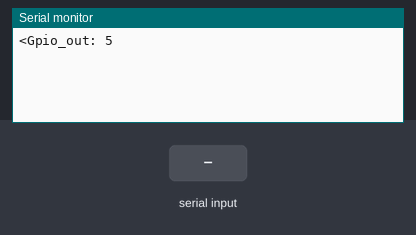
Simulated run of this program. Board: Arduino Mega 2560, built with avr-gcc and run on an emulated ATmega2560. Shown: the last lines printed to the serial monitor. Inputs (shaded band) come from the test bench.

Above: at 1.2 s.
1.3 s: "1" received over the second serial link
At 2.4 s:
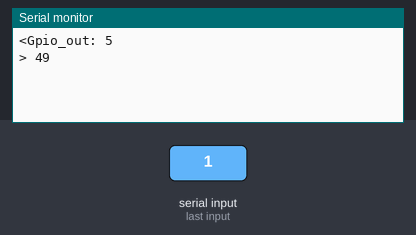
2.8 s: "0" received over the second serial link
At 3.9 s:
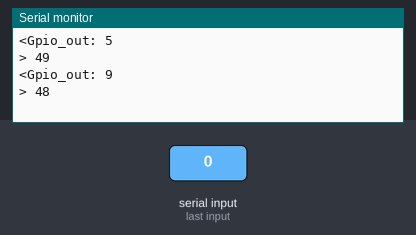
4.3 s: "2" received over the second serial link
At 6.7 s:
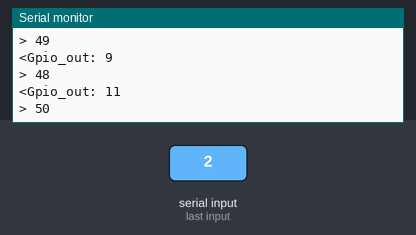
Timing chart, 0 to 8.2 s (numbered marks = the images above; inputs shaded):
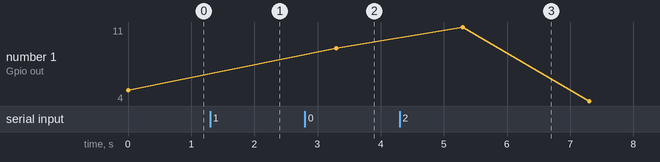

The program:

main.cpp
```cpp
#include <Arduino.h>

#define LNC_OP_GPIO_OUT  0

//Define output pins
const char gpio_out_pin1 = 2; //D4
const char gpio_out_pin2 = 4; //D2
const char gpio_out_pin3 = 5; //D1


void blinkLED(uint8_t pin,uint8_t state){
    uint8_t i = LNC_OP_GPIO_OUT;
    i = i << 4;//shift 4 bits to the left
    i = i + pin;
    i = i << 1;
    i = i + state;

    Serial.print("<Gpio_out: ");
    Serial.println(i);
    Serial2.write(i);
    Serial2.flush();

    while(!Serial2.available()){

    }

    uint8_t r = Serial2.read();
    Serial.print("> ");
    Serial.println(r);
}

void setup() {

    Serial.begin(115200);
    Serial2.begin(115200);

}

void loop() {

    blinkLED(gpio_out_pin1, 1);
    delay(2000);
    blinkLED(gpio_out_pin2, 1);
    delay(2000);
    blinkLED(gpio_out_pin3, 1);
    delay(2000);

    blinkLED(gpio_out_pin1, 0);
    delay(2000);
    blinkLED(gpio_out_pin2, 0);
    delay(2000);
    blinkLED(gpio_out_pin3, 0);
    delay(2000);

}
```

Measured:
- after the input at 1.3 s, the serial monitor: prints a new line at once (image 1)
- after the input at 2.8 s, the serial monitor: prints a new line after 0.50 s (image 2)
- after the input at 4.3 s, the serial monitor: prints a new line after 1.0 s (image 3)
- plotted number 1: 9 → 4 after the input at 4.3 s
